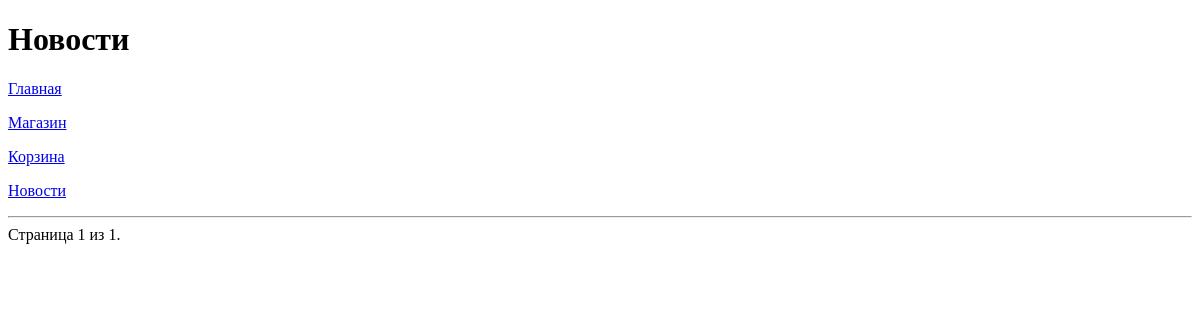
Before: /task1/news/ with the older database file.
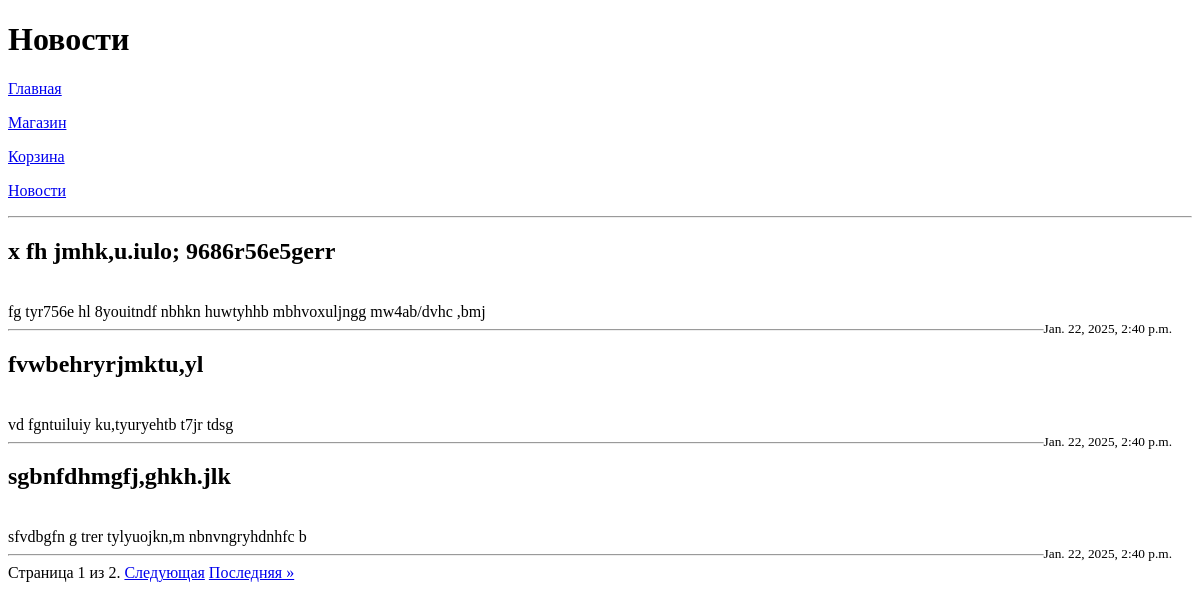
After: the same page with the newer database file.
### task1/models.py (models this page shows, shortened)
class News(models.Model):
    title = models.CharField(max_length=100)
    content = models.TextField()
    date = models.DateTimeField(auto_now_add=True)

### task1/views.py (the view)
# urls.py: path('news/', views.news_list),
def news_list(request):
    title = 'Новости'
    context = {
        'title': title,
        'header': 'Новости',
        'news': Paginator(
            News.objects.all().order_by('-date'), 3).get_page(
                request.GET.get('page', 1)),
    }
    return render(request, 'fourth_task/news.html', context)

### templates/fourth_task/news.html (shortened to what this page needs)
{% extends 'fourth_task/menu.html' %}
{% block head %}
  {{ block.super }}
{% endblock %}
{% block pagename %}<h1>{{ block.super }}</h1>{% endblock %}
{% block menu %}{{ block.super }}{% endblock %}
{% block content %}
    <hr>
    {% for new in news %}
        <h2>{{ new.title }}</h2>
        <br>
        {{ new.content }}
        <br>
        <small style="float: right; margin-right: 20px;">{{ new.date }}</small>
        <hr>
    {% endfor %}
    <div class="pagination">
        <span class="step-links">
            <span class="current">
                Страница {{ news.number }} из {{ news.paginator.num_pages }}.
            </span>
            {% if news.has_next %}
                <a href="?page={{ news.next_page_number }}">Следующая</a>
                <a href="?page={{ news.paginator.num_pages }}">Последняя &raquo;</a>
            {% endif %}
        </span>
    </div>
{% endblock %}

### templates/fourth_task/menu.html (shortened to what this page needs)
{% block head %}
<!DOCTYPE html>
<html lang="en">
<head>
</head>
{% endblock %}
<body>
    {% block pagename %}
    <h1> {{title}} </h1>
    {% endblock %}
    {% block menu %}
    <p><a href="\task1/">Главная</a></p>
    <p><a href="\task1/games/">Магазин</a></p>
    <p><a href="\task1/cart/">Корзина</a></p>
    <p><a href="\task1/news/">Новости</a></p>
    {% endblock %}
    {% block content %}
    {% endblock %}
</body>
</html>

Changed rows visible on the page:
added News: title "x fh jmhk,u.iulo; 9686r56e5gerr", content "fg tyr756e hl 8youitndf nbhkn huwtyhhb mbhvoxuljngg mw4ab/dvhc ,bmj", date "Jan. 22, 2025, 2:40 p.m."
added News: title "fvwbehryrjmktu,yl", content "vd fgntuiluiy ku,tyuryehtb t7jr tdsg", date "Jan. 22, 2025, 2:40 p.m."
added News: title "sgbnfdhmgfj,ghkh.jlk", content "sfvdbgfn g trer tylyuojkn,m nbnvngryhdnhfc b", date "Jan. 22, 2025, 2:40 p.m."
Other visible differences:
{{ news.paginator.num_pages }}: "1" → "2"
text now shown: "Следующая Последняя »"
